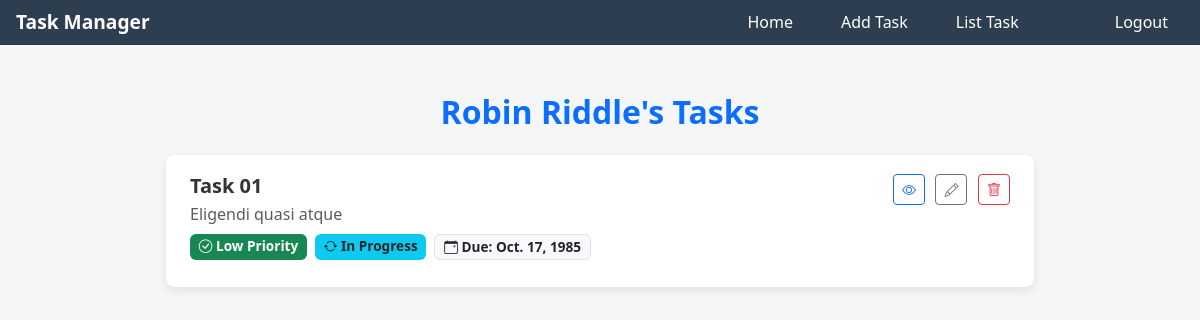
/listTask/ (signed in), run on an earlier commit of the app's database.
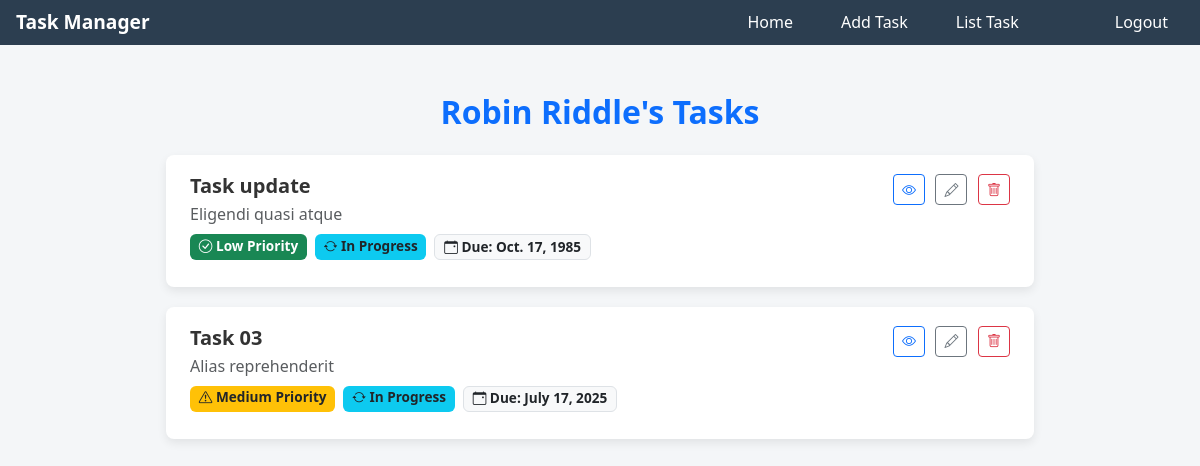
And on a later commit of the database.
### taskManagerApp/models.py (models this page shows)
class TaskModel(models.Model):
    user = models.ForeignKey(CustomUserModel,on_delete=models.CASCADE,  null=True)
    TaskTitle = models.CharField(max_length=200, null=True)
    TaskDescription = models.TextField(max_length=200, null=True)
    TaskPriority = models.CharField(max_length=50, null=True)
    TaskStatus = models.CharField(max_length=50, null=True)
    TaskDueDate = models.DateField(null=True)
    create_at = models.DateTimeField(auto_now_add=True, null=True)

### taskManagerApp/views.py (the view)
# urls.py: path('listTask/',listTask, name='listTask'),
@login_required
def listTask(request):
    tasks = TaskModel.objects.filter(user=request.user)
    for task in tasks:
        delta = task.TaskDueDate - now().date()
        task.days_remaining = delta.days
    return render(request, 'task_list.html', {'tasks': tasks})

### taskManagerApp/templates/task_list.html (shortened to what this page needs)
{% extends 'master.html' %} {% block body %}
  <link href="https://cdn.jsdelivr.net/npm/bootstrap-icons@1.11.3/font/bootstrap-icons.css" rel="stylesheet" />
  <div class="tasks-wrapper">
    <h2 class="text-center mb-4 fw-bold text-primary">{{ user.fullname }}'s Tasks</h2>
    {% if tasks %}
      {% for task in tasks %}
        <div class="task-card">
          <div class="d-flex justify-content-between align-items-start flex-wrap">
            <div class="flex-grow-1 pe-3">
              <h5 class="task-title mb-1">{{ task.TaskTitle }}</h5>
              <p class="mb-2 text-muted">{{ task.TaskDescription|truncatechars:120 }}</p>
              <div class="d-flex flex-wrap gap-2 mb-2">
                {% if task.TaskPriority == 'high' %}
                  <span class="badge bg-danger"><i class="bi bi-exclamation-circle"></i> High Priority</span>
                {% elif task.TaskPriority == 'medium' %}
                  <span class="badge bg-warning text-dark"><i class="bi bi-exclamation-triangle"></i> Medium Priority</span>
                {% else %}
                  <span class="badge bg-success"><i class="bi bi-check-circle"></i> Low Priority</span>
                {% endif %} {% if task.TaskStatus == 'pending' %}
                  <span class="badge bg-secondary"><i class="bi bi-hourglass-split"></i> Pending</span>
                {% elif task.TaskStatus == 'inProgress' %}
                  <span class="badge bg-info text-dark"><i class="bi bi-arrow-repeat"></i> In Progress</span>
                {% else %}
                  <span class="badge bg-success"><i class="bi bi-check2"></i> Completed</span>
                {% endif %}
                <span class="badge bg-light text-dark border">
                  <i class="bi bi-calendar-event"></i>
                  Due: {{ task.TaskDueDate }}
                </span>
              </div>
            </div>
            <div class="task-actions mt-2 mt-md-0 text-nowrap">
              <button type="button" class="btn btn-sm btn-outline-primary" data-bs-toggle="modal" data-bs-target="#taskModal{{ task.id }}"><i class="bi bi-eye"></i></button>
              <a href="{% url 'updateTask' task.id %}" class="btn btn-sm btn-outline-secondary"><i class="bi bi-pencil"></i></a>
              <a href="{% url 'DeleteTask' task.id %}" class="btn btn-sm btn-outline-danger"><i class="bi bi-trash"></i></a>
            </div>
          </div>
        </div>
      {% endfor %}
    {% else %}
      <p class="text-center text-muted">No tasks found.</p>
    {% endif %}
  </div>
{% endblock %}

What changed in the data, as far as the page shows it:
changed TaskModel "Eligendi quasi atque": TaskTitle "Task 01" → "Task update"
added TaskModel: TaskTitle "Task 03", TaskDescription "Alias reprehenderit", TaskPriority "medium" (drawn), TaskStatus "inProgress" (drawn), TaskDueDate "July 17, 2025"
